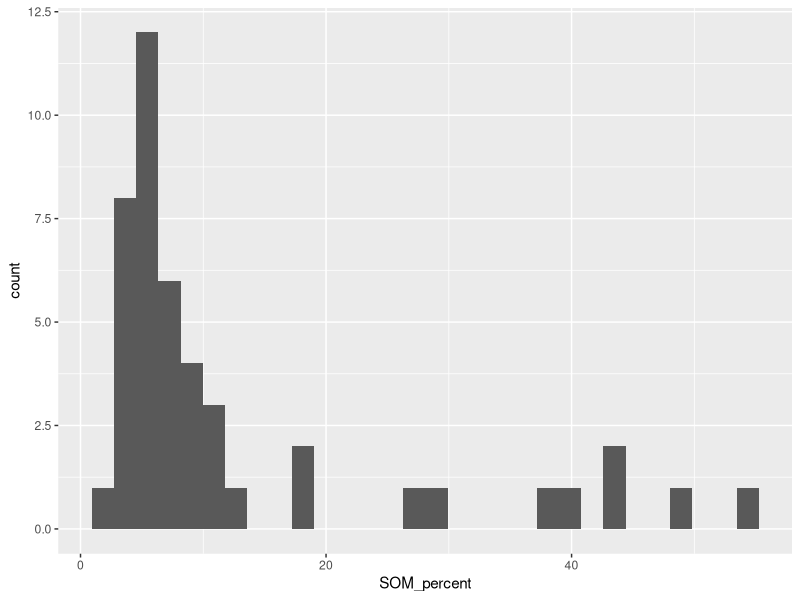
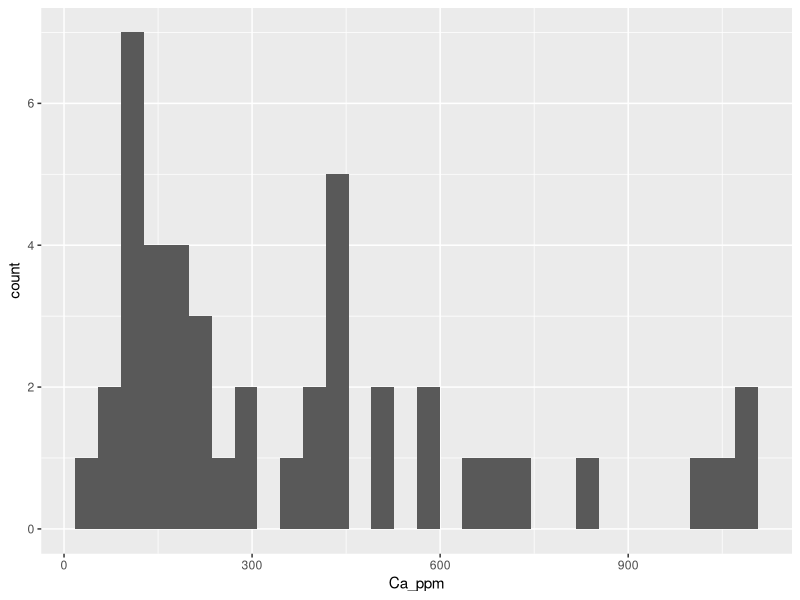
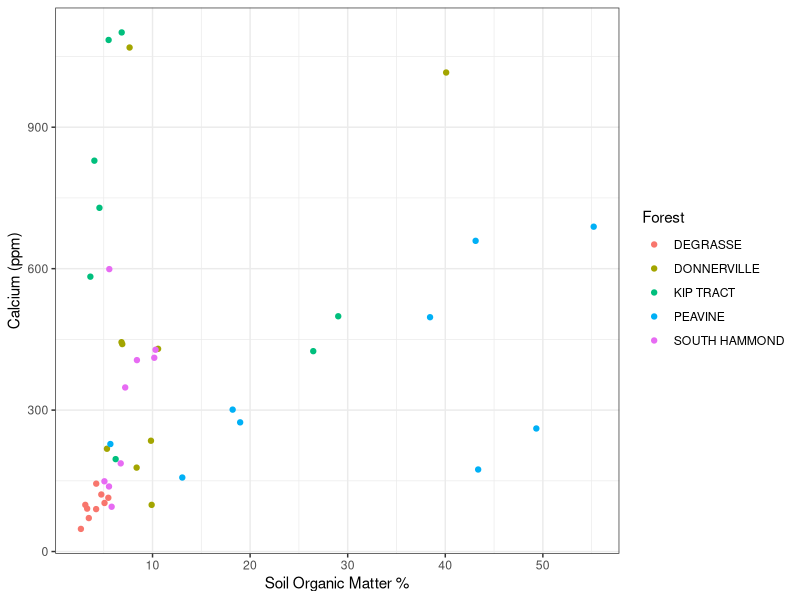
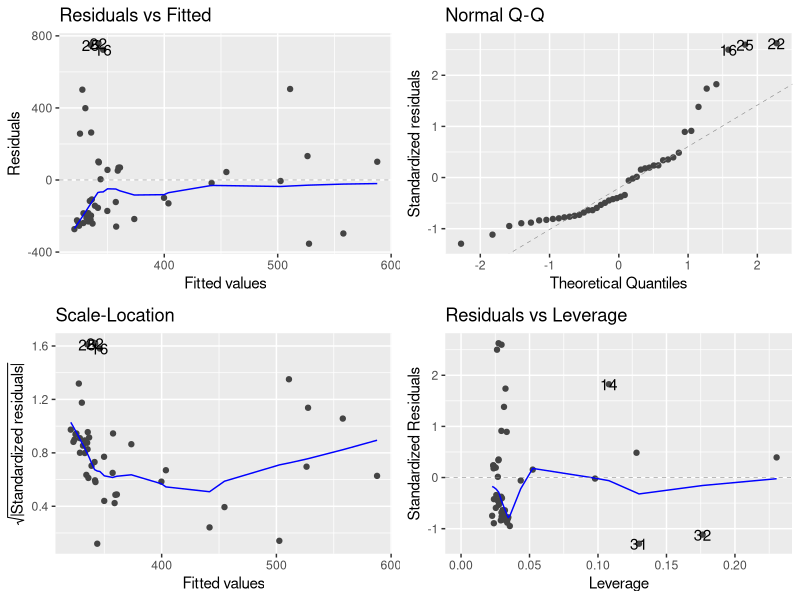

R code for these plots, in order:
## ---- chunk 1
rm(list=ls())
library(here)
library(tidyverse) # Uploads dplyr and ggplot2
library(ggfortify)
## ---- chunk 2
soil <- read.csv(here("Data", "soil_reduced-1.csv"), stringsAsFactors = T)
## ---- chunk 3
levels(soil$Forest)
# All good, there are 5 different forests listed as expected
## ---- chunk 4
#Start with a histogram for SOM %
ggplot(soil, aes(x = SOM_percent)) +
  geom_histogram()
## ---- chunk 5
ggplot(soil, aes(x = Ca_ppm)) +
  geom_histogram()
## ---- chunk 6
summary(soil)
## ---- chunk 7
ggplot(soil, aes(x = SOM_percent, y = Ca_ppm, color = Forest)) +
  geom_point() +
  theme_bw() +
  xlab("Soil Organic Matter %") +
  ylab("Calcium (ppm)")
## ---- chunk 8
SOM_Ca_mod <- lm(Ca_ppm ~ SOM_percent, data = soil)
## ---- chunk 9
autoplot(SOM_Ca_mod)
## ---- chunk 10
anova(SOM_Ca_mod)
